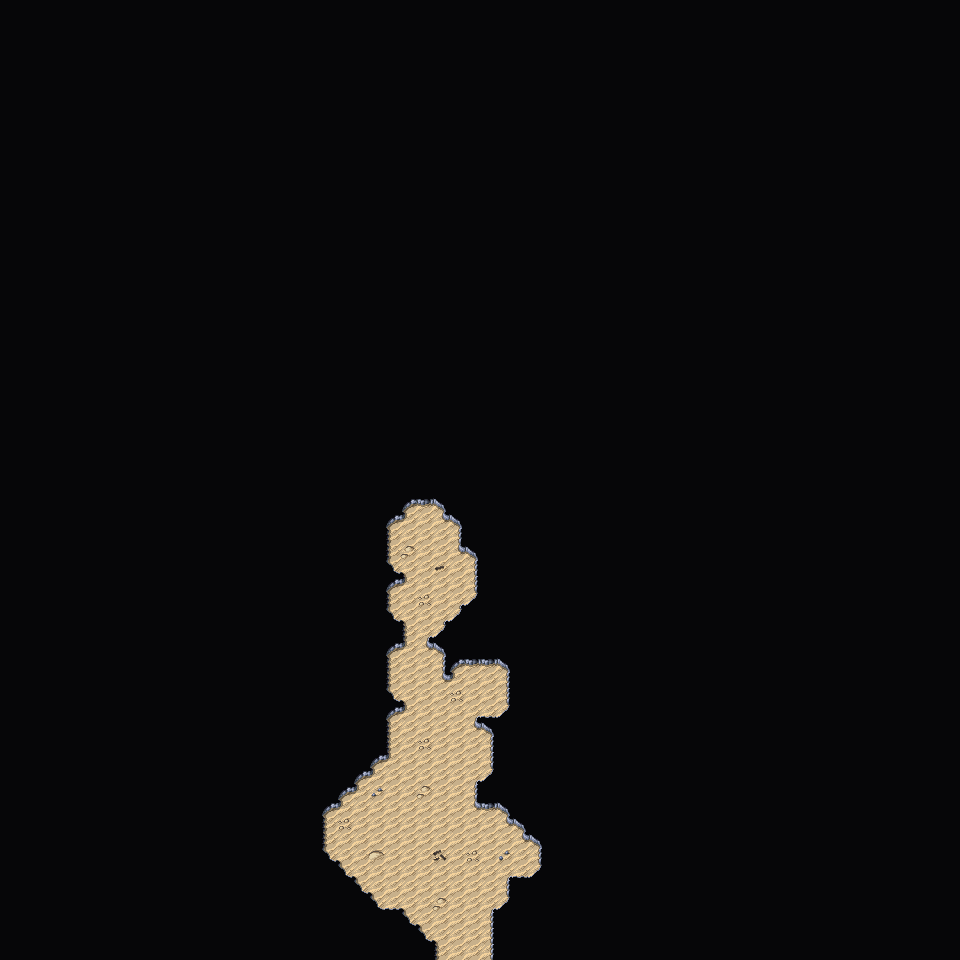

Rendered tile map (Tiled .tmx) drawn with the repository's tilesets; below, a short description and the map source with its tile grids summarised:
An orthogonal 60x60 tile map with 16x16 px tiles, 3 tile layers (Background, Walls, Clutter), 2 tilesets and 4 objects.

<map version="1.10" tiledversion="1.10.1" orientation="orthogonal" renderorder="right-down" width="60" height="60" tilewidth="16" tileheight="16" infinite="0" nextlayerid="6" nextobjectid="58">
 <editorsettings>
  <export target="wastetown..tmx" format="tmx" />
 </editorsettings>
 <tileset firstgid="1" source="../../../../common/maps/tileset/main.tsx" />
 <tileset firstgid="10113" source="../../../../common/maps/tileset/buildings.tsx" />
 <layer id="1" name="Background" width="60" height="60">
  <data>[3600 cells, 3600 non-empty, 1 distinct tile ids]</data>
 </layer>
 <layer id="2" name="Walls" width="60" height="60">
  <data>[3600 cells, 3537 non-empty, 20 distinct tile ids]</data>
 </layer>
 <layer id="3" name="Clutter" width="60" height="60">
  <properties>
   <property name="spriteLayer" type="bool" value="true" />
  </properties>
  <data>[3600 cells, 13 non-empty, 7 distinct tile ids]</data>
 </layer>
 <objectgroup id="4" name="Objects">
  <object id="53" template="../../../../common/maps/obj/enemy.tx" x="421.621" y="735.341">
   <properties>
    <property name="enemy" value="Cerodon" />
    <property name="speedModifier" type="float" value="10" />
    <property name="threatRange" type="int" value="40" />
   </properties>
  </object>
  <object id="54" template="../../../../common/maps/obj/treasure.tx" x="416.667" y="523.5" />
  <object id="55" template="../../../../common/maps/obj/door_up.tx" x="457.333" y="956.667">
   <properties>
    <property name="teleport" value="../AvatarEdited/maps/map/merfolkpool/merfolkpool_6.tmx" />
    <property name="teleportObjectId" value="61" />
   </properties>
  </object>
  <object id="56" template="../../../../common/maps/obj/manashards.tx" x="472.667" y="681.333" />
 </objectgroup>
</map>
